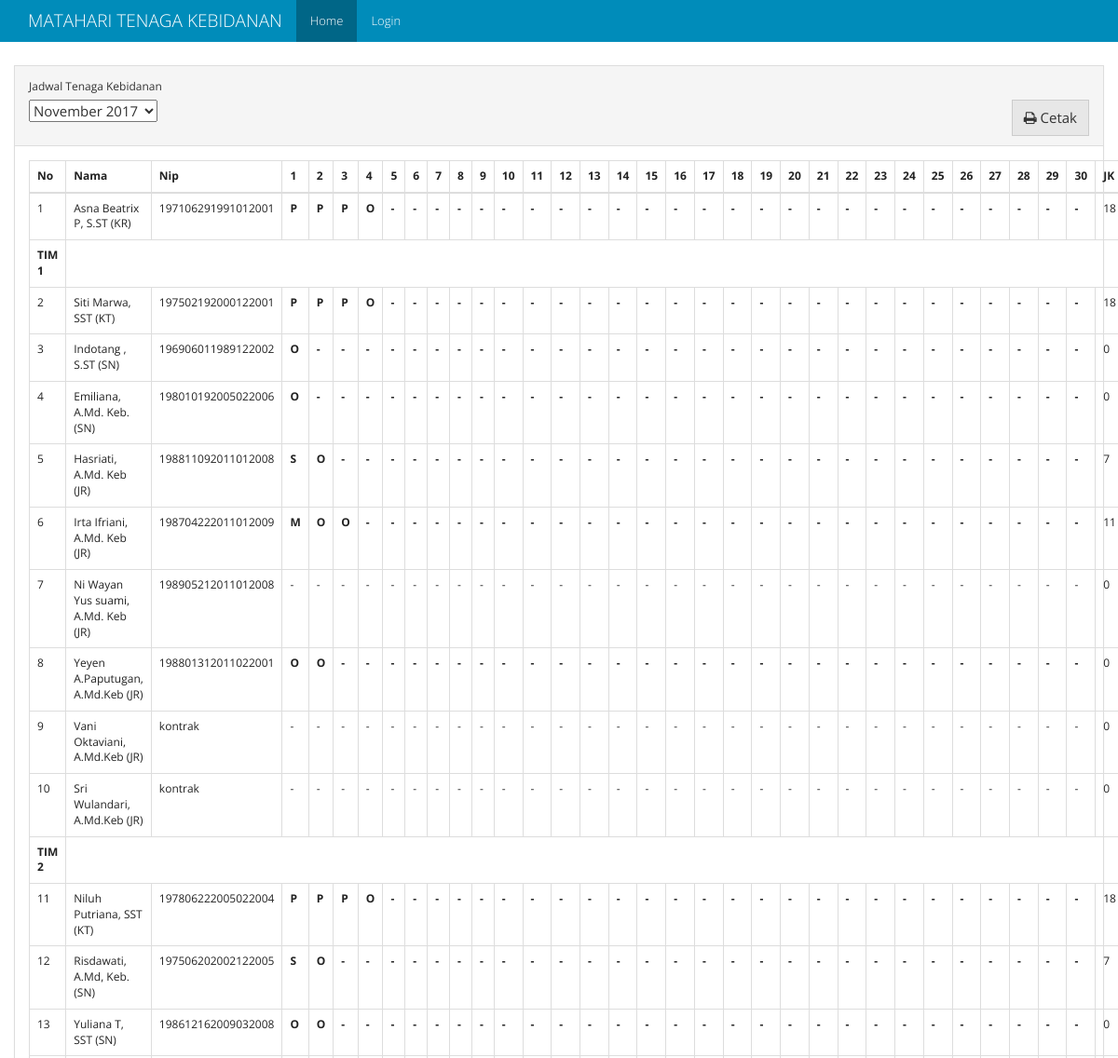
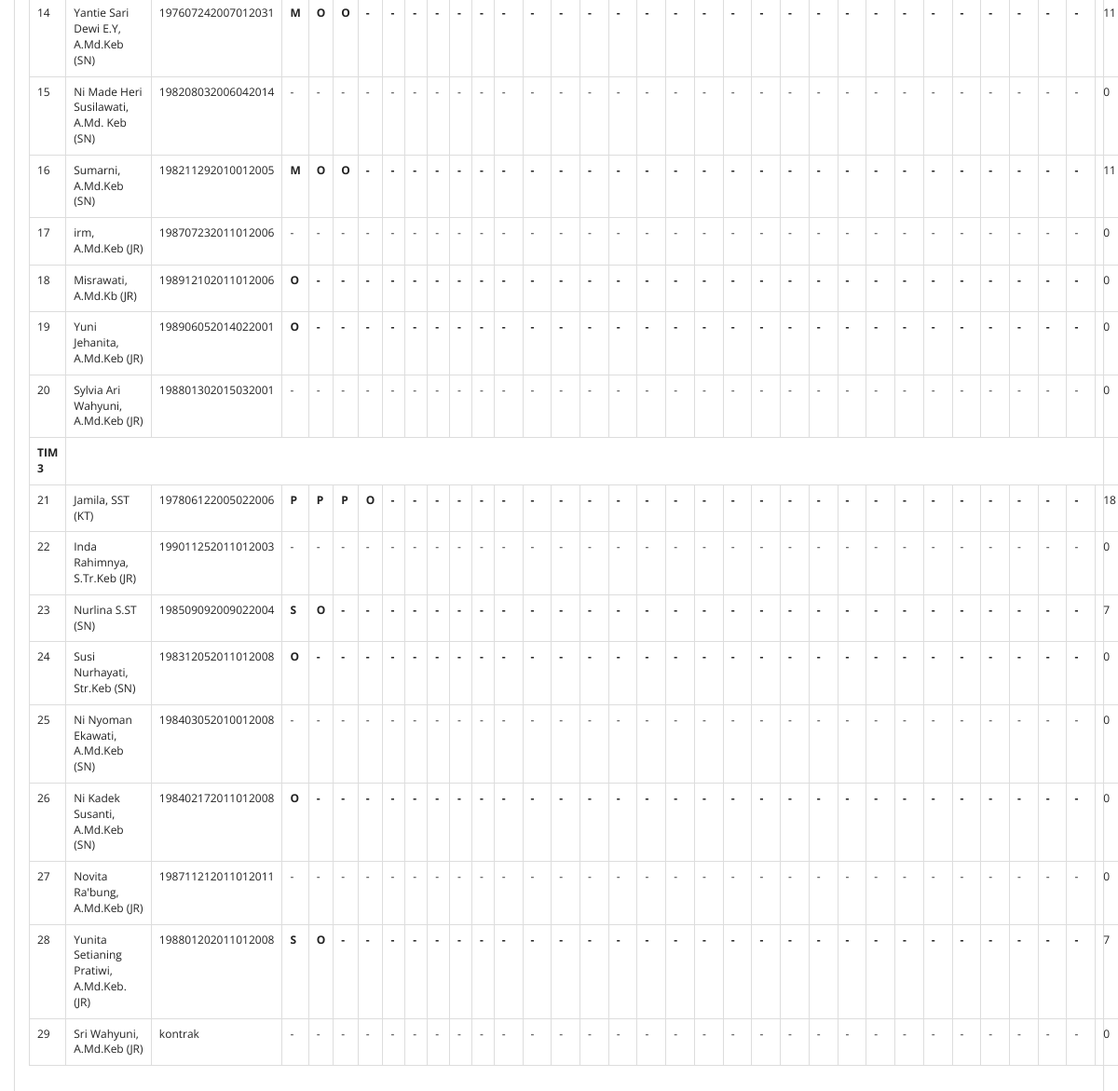
The page / on the database its author committed (2 pictures, top to bottom).
### models.py (models this page shows, shortened)
class Schedules(db.Model):
    id = db.Column(db.Integer, primary_key=True)
    periode_id = db.Column(db.Integer, db.ForeignKey("periode.id"), nullable=False)
    bidan_id = db.Column(db.Integer, db.ForeignKey("bidan.id", ondelete='SET NULL'), nullable=True)
    shift = db.Column(db.Text, default="", nullable=True)
    rest_shift = db.Column(db.Text, default="CLEAR", nullable=True)
    name = db.Column(db.String(50), nullable=True)
    nip = db.Column(db.String(20), nullable=True)
    officer = db.Column(db.String(20), nullable=True)
    tim = db.Column(db.String(10), nullable=True)

### views.py (the view)
@app.route("/", methods=['GET', 'POST'])
def homepage():
    table_query = Schedules.query \
        .join(Periode) \
        .add_columns(Schedules.id.label("schedule_id"), Schedules.officer, Schedules.nip, Schedules.name, Schedules.shift, Schedules.rest_shift, Schedules.tim, Periode.id, Periode.periode)
    table_periode = table_query.order_by(Periode.periode.desc()).group_by(Periode.periode).all()
    list_periode = []
    for periode in table_periode:
        pr = {}
        pr["id"] = periode.periode.strftime("%Y-%m-%d")
        pr["periode"] = periode.periode.strftime("%B %Y")
        list_periode.append(pr)
    if request.method == 'POST':
        periode_periode = request.form["select-periode"]
    else:
        periode_periode = list_periode[0]["id"]
    periode_split = periode_periode.split("-")
    periode_date = datetime.date(int(periode_split[0]), int(periode_split[1]), 1)
    days = calendar.monthrange(periode_date.year, periode_date.month)[1]
    kt = [shift_list(table_query.filter((Schedules.officer == "KT") & (Schedules.tim == "tim1")).filter(Periode.periode == periode_date).all()),
          shift_list(table_query.filter((Schedules.officer == "KT") & (Schedules.tim == "tim2")).filter(Periode.periode == periode_date).all()),
          shift_list(table_query.filter((Schedules.officer == "KT") & (Schedules.tim == "tim3")).filter(Periode.periode == periode_date).all())]
    tim = [shift_list(table_query.filter((Schedules.tim == "tim1") & (Schedules.officer != "KT")).filter(Periode.periode == periode_date).order_by(Schedules.bidan_id.asc()).all()),
           shift_list(table_query.filter((Schedules.tim == "tim2") & (Schedules.officer != "KT")).filter(Periode.periode == periode_date).order_by(Schedules.bidan_id.asc()).all()),
           shift_list(table_query.filter((Schedules.tim == "tim3") & (Schedules.officer != "KT")).filter(Periode.periode == periode_date).order_by(Schedules.bidan_id.asc()).all())]
    periode_schedule = {"kr": shift_list(table_query.filter(Schedules.officer == "KR").filter(Periode.periode == periode_date).all()),
                        "kt": kt, "tim": tim}
    return render_template('home.html', periode=list_periode, table=periode_schedule, periode_value=periode_periode, days=days)

### app.py (called while the page is built)
@app.before_request
def _before_request():
    g.user = current_user

### views.py (called while the page is built, shortened)
def get_hours_total(temp_obj):
    total_jam_kerja = 0
    p, s, m = 6, 7, 11
    total_rest = 0
    if temp_obj['rest_shift'] is not None:
        total_rest = len(temp_obj['rest_shift'])
        total_jam = 0
        for hari, shift in enumerate(temp_obj['rest_shift']):
            if shift == "P":
                total_jam = total_jam + p
            elif shift == "S":
                total_jam = total_jam + s
            elif shift == "M":
                total_jam = total_jam + m
        total_jam_kerja += total_jam
    return total_jam_kerja

def shift_list(obj):
    new_obj = []
    for result in obj:
        temp_obj = {}
        temp_obj["id"] = result.id
        temp_obj["name"] = result.name
        temp_obj["officer"] = result.officer
        temp_obj["tim"] = result.tim
        temp_obj["nip"] = result.nip
        shift = ''.join(result.shift.split())
        if shift != "" and shift != "CLEAR":
            temp_obj["shift"] = result.shift.split(",")
        else:
            temp_obj["shift"] = None
        rest_shift = ''.join(result.rest_shift.split())
        if rest_shift != "" and rest_shift != "CLEAR":
            temp_obj["rest_shift"] = result.rest_shift.split(",")
        else:
            temp_obj["rest_shift"] = None
        temp_obj['total_jam_kerja'] = get_hours_total(temp_obj)
        temp_obj["schedule_id"] = result.schedule_id
        new_obj.append(temp_obj)
    return new_obj

### templates/home.html (shortened to what this page needs)
{% extends "base.html" %}
{% from "macro/shift_element.html" import shift_element %}
{% block class_container %}container-fluid{% endblock %}
{% block nav_home %} active {% endblock %}
{%  block content %}
<div class="panel panel-default">
		  <div class="panel-heading">
		  	  <div class="form-group">
		    <label for="select-periode">Jadwal Tenaga Kebidanan</label>
				  <form action="/" id="form-periode" class="form form-inline" method="post">
					  <select  name="select-periode" id="select-periode">
						{% for pr in periode %}
							<option value="{{pr['id']}}">{{pr['periode']}}</option>
						{% endfor %}
					  </select>
                      <button id="cetak-jadwal" class="btn btn-default pull-right"> <i class="fa fa-print" aria-hidden="true"></i>  Cetak</button>
				  </form>
		  </div>
		  </div>
		  <div class="panel-body">
                <table class="table table-bordered table-responsive">
                  <thead>
                    <tr>
                      <th>No</th>
                      <th>Nama</th>
                      <th>Nip</th>
                      {% for i in range(days) %}
                        <th>{{loop.index}}</th>
                      {% endfor %}
                        <th>JK</th>
                    </tr>
                  </thead>
                  <tbody>
                    <tr>
                      <td class="table-number">-</td>
                      {% for table in table['kr'] %}
                          <td>{{ table.name }} ({{table.officer}})</td>
                          <td>{{ table.nip|default('<unknown>', True) }}</td>
                          {{ shift_element(table,days) }}
                        <td>{{ table.total_jam_kerja}}</td>
                      {% endfor %}
                    </tr>
                    {% for i in range(0, (table['kt']) | length) %}
                        <tr>
                          <td><strong>TIM {{ loop.index }}</strong></td>
                        </tr>
                        <tr>
                          <td class="table-number">-</td>
                          {% for table in table['kt'][i] %}
                              <td>{{ table.name }} ({{table.officer}})</td>
                              <td>{{ table.nip|default('<unknown>', True) }}</td>
                              {{ shift_element(table,days) }}
                            <td>{{ table.total_jam_kerja}}</td>
                          {% endfor %}
                        </tr>
                        {% for table in table['tim'][i] %}
                          <tr>
                              <td class="table-number">-</td>
                              <td>{{ table.name }} ({{table.officer}})</td>
                              <td>{{ table.nip|default('<unknown>', True) }}</td>
                              {{ shift_element(table,days) }}
                              <td>{{ table.total_jam_kerja}}</td>
                          </tr>
                        {% endfor %}
                    {% endfor %}
                  </tbody>
                </table>
		  </div>
		</div>
{% endblock %}

### templates/base.html (shortened to what this page needs)
<!DOCTYPE html>
<html lang="en">
<head>
    <link rel="stylesheet" href="{{ url_for('static', filename='css/bootstrap.min.css')}}">
    <link rel="stylesheet" href="{{ url_for('static', filename='css/font-awesome.css')}}">
</head>
<body>
<nav class="navbar navbar-inverse navbar-fixed-top">
    <div class="container">
        <div class="navbar-header">
            <a class="navbar-brand" href="#">{% block branding %}MATAHARI TENAGA KEBIDANAN{% endblock %}</a>
        </div>
        <div id="navbar" class="collapse navbar-collapse">
            <ul class="nav navbar-nav">
                <li class="{% block nav_home %}{% endblock %}"><a href="{{ url_for('homepage') }}">Home</a></li>
                {% if g.user.is_authenticated %}
                    <li class="{% block nav_penjadwalan %}{% endblock %}"><a href="{{ url_for('penjadwalan') }}">Penjadwalan</a></li>
                    <li class="{% block nav_setting %}{% endblock %}"><a href="{{ url_for('setting') }}">Pengaturan Proses</a></li>
                    <li class=""><a href="/admin/">Admin</a></li>
                    <li><a href="{{ url_for('logout') }}">Logout</a></li>
                {% else %}
                    <li class="{% block nav_login %}{% endblock %}"><a href="{{ url_for('login') }}">Login</a></li>
                {% endif %}
            </ul>
        </div>
    </div>
</nav>
<div class="{% block class_container %}container{% endblock %}" style="margin-top: 70px;">
    {% block content %}
    {% endblock %}
</div>
</body>
</html>

### templates/macro/shift_element.html
{% macro shift_element(table,days) %}
  {% if table.rest_shift %}
    {% for i in range(days) %}
        {% if table.rest_shift[i] != '-' %}
            <td><strong>{{ table.rest_shift[i] }}</strong></td>
        {% else %}
            {% if table.shift %}
                <td>{{ table.shift[i] }}</td>
            {% else %}
                <td><strong>-</strong></td>
            {% endif %}
        {% endif %}
    {% endfor %}
  {% elif table.shift %}
    {% for i in range(days) %}
        <td>{{ table.shift[i] }}</td>
    {% endfor %}
  {% else %}
    {% for i in range(days) %}
        <td>-</td>
    {% endfor %}
  {% endif %}
{% endmacro %}

### rows shown on the page
Schedules: name "Asna Beatrix P, S.ST", officer "KR", nip "197106291991012001", rest_shift "P" "P" "P" "O", total_jam_kerja "18"
Schedules: name "Siti Marwa, SST", officer "KT", nip "197502192000122001", rest_shift "P" "P" "P" "O", total_jam_kerja "18"
Schedules: name "Indotang , S.ST", officer "SN", nip "196906011989122002", rest_shift "O", total_jam_kerja "0"
Schedules: name "Emiliana, A.Md. Keb.", officer "SN", nip "198010192005022006", rest_shift "O", total_jam_kerja "0"
Schedules: name "Hasriati, A.Md. Keb", officer "JR", nip "198811092011012008", rest_shift "S" "O", total_jam_kerja "7"
Schedules: name "Irta Ifriani, A.Md. Keb", officer "JR", nip "198704222011012009", rest_shift "M" "O" "O", total_jam_kerja "11"
Schedules: name "Ni Wayan Yus suami, A.Md. Keb", officer "JR", nip "198905212011012008", total_jam_kerja "0"
Schedules: name "Yeyen A.Paputugan, A.Md.Keb", officer "JR", nip "198801312011022001", rest_shift "O" "O", total_jam_kerja "0"
Schedules: name "Vani Oktaviani, A.Md.Keb", officer "JR", nip "kontrak", total_jam_kerja "0"
Schedules: name "Sri Wulandari, A.Md.Keb", officer "JR", nip "kontrak", total_jam_kerja "0"
Schedules: name "Niluh Putriana, SST", officer "KT", nip "197806222005022004", rest_shift "P" "P" "P" "O", total_jam_kerja "18"
Schedules: name "Risdawati, A.Md, Keb.", officer "SN", nip "197506202002122005", rest_shift "S" "O", total_jam_kerja "7"
Schedules: name "Yuliana T, SST", officer "SN", nip "198612162009032008", rest_shift "O" "O", total_jam_kerja "0"
Schedules: name "Yantie Sari Dewi E.Y, A.Md.Keb", officer "SN", nip "197607242007012031", rest_shift "M" "O" "O", total_jam_kerja "11"
Schedules: name "Ni Made Heri Susilawati, A.Md. Keb", officer "SN", nip "198208032006042014", total_jam_kerja "0"
Schedules: name "Sumarni, A.Md.Keb", officer "SN", nip "198211292010012005", rest_shift "M" "O" "O", total_jam_kerja "11"
Schedules: name "irm, A.Md.Keb", officer "JR", nip "198707232011012006", total_jam_kerja "0"
Schedules: name "Misrawati, A.Md.Kb", officer "JR", nip "198912102011012006", rest_shift "O", total_jam_kerja "0"
Schedules: name "Yuni Jehanita, A.Md.Keb", officer "JR", nip "198906052014022001", rest_shift "O", total_jam_kerja "0"
Schedules: name "Sylvia Ari Wahyuni, A.Md.Keb", officer "JR", nip "198801302015032001", total_jam_kerja "0"
Schedules: name "Jamila, SST", officer "KT", nip "197806122005022006", rest_shift "P" "P" "P" "O", total_jam_kerja "18"
Schedules: name "Inda Rahimnya, S.Tr.Keb", officer "JR", nip "199011252011012003", total_jam_kerja "0"
Schedules: name "Nurlina S.ST", officer "SN", nip "198509092009022004", rest_shift "S" "O", total_jam_kerja "7"
Schedules: name "Susi Nurhayati, Str.Keb", officer "SN", nip "198312052011012008", rest_shift "O", total_jam_kerja "0"
Schedules: name "Ni Nyoman Ekawati, A.Md.Keb", officer "SN", nip "198403052010012008", total_jam_kerja "0"
Schedules: name "Ni Kadek Susanti, A.Md.Keb", officer "SN", nip "198402172011012008", rest_shift "O", total_jam_kerja "0"
Schedules: name "Novita Ra'bung, A.Md.Keb", officer "JR", nip "198711212011012011", total_jam_kerja "0"
Schedules: name "Yunita Setianing Pratiwi, A.Md.Keb.", officer "JR", nip "198801202011012008", rest_shift "S" "O", total_jam_kerja "7"
Schedules: name "Sri Wahyuni, A.Md.Keb", officer "JR", nip "kontrak", total_jam_kerja "0"

### other values the page prints
form field select-periode "November 2017"
